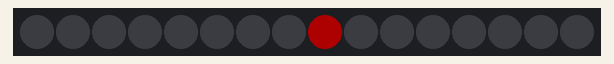
The program below on a simulated MicroPython board. Shown: 16 RGB LEDs in strip order, left to right. Dim RGB values are drawn brighter than linear; library files of the repository ran but are not shown: neopixel.py.

Above: at 0.1 s.
At 6.6 s:
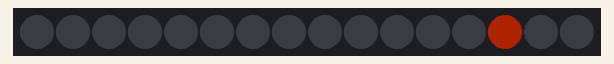
At 13.6 s:
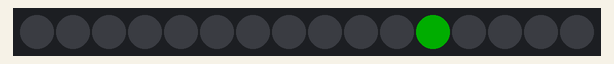
At 17.1 s:
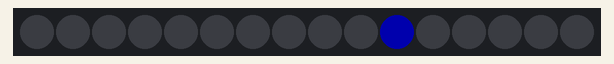
At 20.6 s:
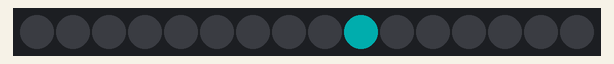
At 27.6 s:
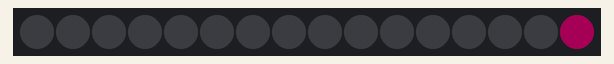

Measured:
- what the display in image 0 shows lasts 0.5 s, from 0.0 s to 0.5 s

The program:

secuencia_leds.py
```python
# Example showing how functions, that accept tuples of rgb values,
# simplify working with gradients

import time
from neopixel import Neopixel

numpix = 8
strip = Neopixel(numpix, 0, 22, "GRB")
# strip = Neopixel(numpsix, 0, 0, "GRBW")

red = (255, 0, 0)
orange = (255, 50, 0)
yellow = (255, 100, 0)
green = (0, 255, 0)
blue = (0, 0, 255)
cyan = (0, 255, 255)
violet = (200, 0, 100)
colors_rgb = [red, orange, yellow, green, blue, cyan, violet]

# same colors as normaln rgb, just 0 added at the end
colors_rgbw = [color+tuple([0]) for color in colors_rgb]
colors_rgbw.append((0, 0, 0, 255))

# uncomment colors_rgbw if you have RGBW strip
colors = colors_rgb
# colors = colors_rgbw


step = round(numpix / len(colors))
current_pixel = 0
current_color = 0
strip.brightness(50)

while True:
    strip.set_pixel_line(0, numpix - 1, (0,0,0))
    strip.show()
    strip.set_pixel(current_pixel, colors_rgb[current_color])
    strip.show()
    current_pixel = current_pixel + 1
    if current_pixel == 8:
        current_pixel = 0
        current_color = current_color + 1
        if current_color == 7:
            current_color = 0
    time.sleep(0.5)
```
